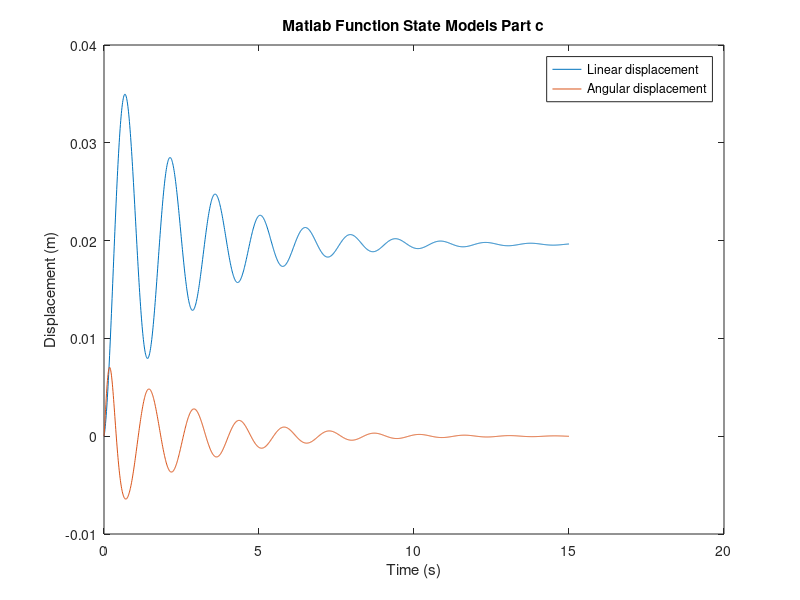

Write the MATLAB code that produced this figure.
%%mathematical model
%% input
dt = 0.01;
t = 0:dt:15;
t_mat = vec2mat(t,1); %number of rows = number of time samples
b=20;
k=500;
k_theta = 1000;
b_theta = 80;
p=7874;
L=0.15;
r=0.75;
h=0.1;
m = p*L*L*L;
j = 0.5*m*r^2;
%% system matrices
%%input
a = [-b/m -1/m 0 0; k 0 0 0 ; -b*r/j -r/j -b_theta/j -1/j; 0 0 k_theta 0];
b1 = [1/m 1/m; 0 0; r/j r/j; 0 0]; %%2 columns for 2 inputs ft & g
%%output
c = [0 1/k 0 0; 0 0 0 1/k_theta];
d = [0 0;0 0]; %%2 columns for 2 inputs ft & g
sys = ss(a,b1,c,d);
%% state vectors
n=15/dt;
x = zeros(4,n);
x_diff = [0;0;0;0];
ft(1:1,1:n+1)=0;
ft(1,1)=100;
g(1:1,1:n+1) = 9.81;
u = [g' ft']; %%number of rows = number of time samples, number of columns = number of inputs
y = lsim(sys,u,t_mat);
%% plot
figure;
plot(t_mat,y);
title('Matlab Function State Models Part c');
xlabel('Time (s)');
ylabel('Displacement (m)');
legend('Linear displacement','Angular displacement');